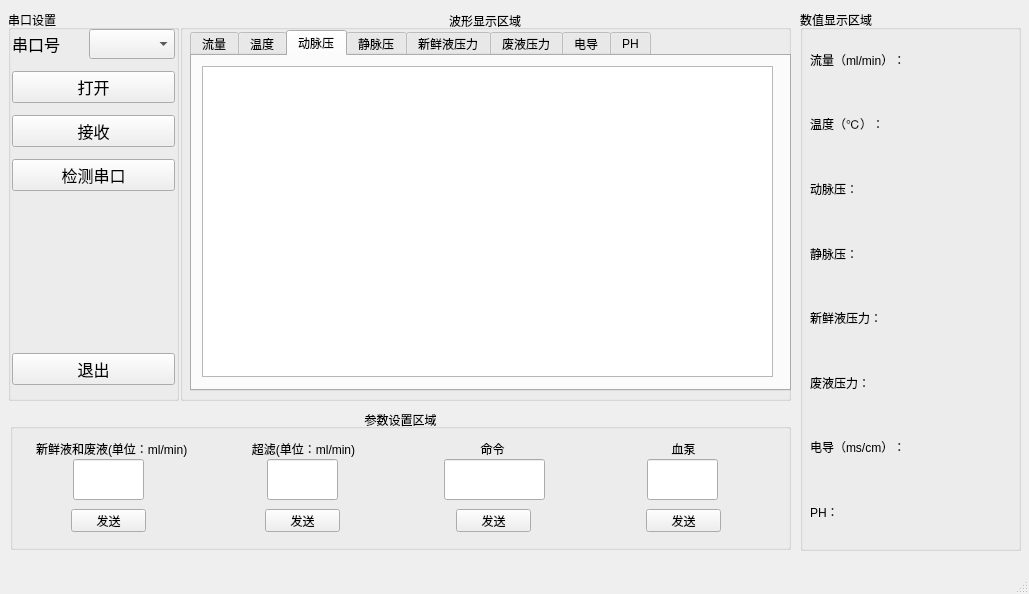
<?xml version="1.0" encoding="UTF-8"?>
<ui version="4.0">
 <class>MainWindow</class>
 <widget class="QMainWindow" name="MainWindow">
  <property name="geometry">
   <rect>
    <x>0</x>
    <y>0</y>
    <width>1029</width>
    <height>594</height>
   </rect>
  </property>
  <property name="minimumSize">
   <size>
    <width>1029</width>
    <height>594</height>
   </size>
  </property>
  <property name="sizeIncrement">
   <size>
    <width>0</width>
    <height>0</height>
   </size>
  </property>
  <property name="windowTitle">
   <string>MainWindow</string>
  </property>
  <property name="animated">
   <bool>true</bool>
  </property>
  <widget class="QWidget" name="centralwidget">
   <property name="minimumSize">
    <size>
     <width>1029</width>
     <height>0</height>
    </size>
   </property>
   <property name="maximumSize">
    <size>
     <width>1029</width>
     <height>16777215</height>
    </size>
   </property>
   <widget class="QGroupBox" name="groupBox">
    <property name="geometry">
     <rect>
      <x>180</x>
      <y>10</y>
      <width>611</width>
      <height>391</height>
     </rect>
    </property>
    <property name="title">
     <string>波形显示区域</string>
    </property>
    <property name="alignment">
     <set>Qt::AlignCenter</set>
    </property>
    <widget class="QTabWidget" name="tabWidget">
     <property name="geometry">
      <rect>
       <x>10</x>
       <y>20</y>
       <width>601</width>
       <height>361</height>
      </rect>
     </property>
     <property name="currentIndex">
      <number>2</number>
     </property>
     <property name="movable">
      <bool>true</bool>
     </property>
     <widget class="QWidget" name="tab_1">
      <attribute name="title">
       <string>流量</string>
      </attribute>
      <widget class="PlotWidget" name="plotView_1">
       <property name="geometry">
        <rect>
         <x>10</x>
         <y>10</y>
         <width>571</width>
         <height>311</height>
        </rect>
       </property>
      </widget>
     </widget>
     <widget class="QWidget" name="tab_2">
      <attribute name="title">
       <string>温度</string>
      </attribute>
      <widget class="PlotWidget" name="plotView_2">
       <property name="geometry">
        <rect>
         <x>10</x>
         <y>10</y>
         <width>571</width>
         <height>311</height>
        </rect>
       </property>
      </widget>
     </widget>
     <widget class="QWidget" name="tab_3">
      <attribute name="title">
       <string>动脉压</string>
      </attribute>
      <widget class="PlotWidget" name="plotView_3">
       <property name="geometry">
        <rect>
         <x>10</x>
         <y>10</y>
         <width>571</width>
         <height>311</height>
        </rect>
       </property>
      </widget>
     </widget>
     <widget class="QWidget" name="tab_4">
      <attribute name="title">
       <string>静脉压</string>
      </attribute>
      <widget class="PlotWidget" name="plotView_4">
       <property name="geometry">
        <rect>
         <x>10</x>
         <y>10</y>
         <width>571</width>
         <height>311</height>
        </rect>
       </property>
      </widget>
     </widget>
     <widget class="QWidget" name="tab_5">
      <attribute name="title">
       <string>新鲜液压力</string>
      </attribute>
      <widget class="PlotWidget" name="plotView_5">
       <property name="geometry">
        <rect>
         <x>10</x>
         <y>10</y>
         <width>571</width>
         <height>311</height>
        </rect>
       </property>
      </widget>
     </widget>
     <widget class="QWidget" name="tab_6">
      <attribute name="title">
       <string>废液压力</string>
      </attribute>
      <widget class="PlotWidget" name="plotView_6">
       <property name="geometry">
        <rect>
         <x>10</x>
         <y>10</y>
         <width>571</width>
         <height>311</height>
        </rect>
       </property>
      </widget>
     </widget>
     <widget class="QWidget" name="tab_7">
      <attribute name="title">
       <string>电导</string>
      </attribute>
      <widget class="PlotWidget" name="plotView_7">
       <property name="geometry">
        <rect>
         <x>10</x>
         <y>10</y>
         <width>571</width>
         <height>311</height>
        </rect>
       </property>
      </widget>
     </widget>
     <widget class="QWidget" name="tab_8">
      <attribute name="title">
       <string>PH</string>
      </attribute>
      <widget class="PlotWidget" name="plotView_8">
       <property name="geometry">
        <rect>
         <x>10</x>
         <y>10</y>
         <width>571</width>
         <height>311</height>
        </rect>
       </property>
      </widget>
     </widget>
    </widget>
   </widget>
   <widget class="QGroupBox" name="groupBox_2">
    <property name="geometry">
     <rect>
      <x>10</x>
      <y>409</y>
      <width>781</width>
      <height>141</height>
     </rect>
    </property>
    <property name="title">
     <string>参数设置区域</string>
    </property>
    <property name="alignment">
     <set>Qt::AlignCenter</set>
    </property>
    <property name="flat">
     <bool>false</bool>
    </property>
    <property name="checkable">
     <bool>false</bool>
    </property>
    <widget class="QWidget" name="horizontalLayoutWidget">
     <property name="geometry">
      <rect>
       <x>10</x>
       <y>20</y>
       <width>761</width>
       <height>111</height>
      </rect>
     </property>
     <layout class="QHBoxLayout" name="horizontalLayout">
      <item>
       <widget class="QWidget" name="widget_1" native="true">
        <widget class="QLineEdit" name="input_1">
         <property name="geometry">
          <rect>
           <x>53</x>
           <y>30</y>
           <width>71</width>
           <height>41</height>
          </rect>
         </property>
         <property name="text">
          <string/>
         </property>
         <property name="alignment">
          <set>Qt::AlignCenter</set>
         </property>
        </widget>
        <widget class="QPushButton" name="Button_send1">
         <property name="geometry">
          <rect>
           <x>51</x>
           <y>80</y>
           <width>75</width>
           <height>23</height>
          </rect>
         </property>
         <property name="text">
          <string>发送</string>
         </property>
        </widget>
        <widget class="QLabel" name="label">
         <property name="geometry">
          <rect>
           <x>16</x>
           <y>9</y>
           <width>161</width>
           <height>21</height>
          </rect>
         </property>
         <property name="text">
          <string>新鲜液和废液(单位：ml/min)</string>
         </property>
        </widget>
       </widget>
      </item>
      <item>
       <widget class="QWidget" name="widget_2" native="true">
        <widget class="QLineEdit" name="input_2">
         <property name="geometry">
          <rect>
           <x>55</x>
           <y>30</y>
           <width>71</width>
           <height>41</height>
          </rect>
         </property>
         <property name="alignment">
          <set>Qt::AlignCenter</set>
         </property>
        </widget>
        <widget class="QPushButton" name="Button_send2">
         <property name="geometry">
          <rect>
           <x>53</x>
           <y>80</y>
           <width>75</width>
           <height>23</height>
          </rect>
         </property>
         <property name="text">
          <string>发送</string>
         </property>
        </widget>
        <widget class="QLabel" name="label_7">
         <property name="geometry">
          <rect>
           <x>26</x>
           <y>10</y>
           <width>131</width>
           <height>20</height>
          </rect>
         </property>
         <property name="text">
          <string>超滤(单位：ml/min)</string>
         </property>
         <property name="alignment">
          <set>Qt::AlignCenter</set>
         </property>
        </widget>
       </widget>
      </item>
      <item>
       <widget class="QWidget" name="widget_3" native="true">
        <widget class="QLineEdit" name="input_3">
         <property name="geometry">
          <rect>
           <x>40</x>
           <y>30</y>
           <width>101</width>
           <height>41</height>
          </rect>
         </property>
         <property name="alignment">
          <set>Qt::AlignCenter</set>
         </property>
        </widget>
        <widget class="QPushButton" name="Button_send3">
         <property name="geometry">
          <rect>
           <x>52</x>
           <y>80</y>
           <width>75</width>
           <height>23</height>
          </rect>
         </property>
         <property name="text">
          <string>发送</string>
         </property>
        </widget>
        <widget class="QLabel" name="label_3">
         <property name="geometry">
          <rect>
           <x>43</x>
           <y>10</y>
           <width>91</width>
           <height>20</height>
          </rect>
         </property>
         <property name="text">
          <string>命令</string>
         </property>
         <property name="textFormat">
          <enum>Qt::AutoText</enum>
         </property>
         <property name="alignment">
          <set>Qt::AlignCenter</set>
         </property>
        </widget>
       </widget>
      </item>
      <item>
       <widget class="QWidget" name="widget_4" native="true">
        <widget class="QLineEdit" name="input_4">
         <property name="geometry">
          <rect>
           <x>52</x>
           <y>30</y>
           <width>71</width>
           <height>41</height>
          </rect>
         </property>
         <property name="alignment">
          <set>Qt::AlignCenter</set>
         </property>
        </widget>
        <widget class="QPushButton" name="Button_send4">
         <property name="geometry">
          <rect>
           <x>51</x>
           <y>80</y>
           <width>75</width>
           <height>23</height>
          </rect>
         </property>
         <property name="text">
          <string>发送</string>
         </property>
        </widget>
        <widget class="QLabel" name="label_6">
         <property name="geometry">
          <rect>
           <x>43</x>
           <y>10</y>
           <width>91</width>
           <height>20</height>
          </rect>
         </property>
         <property name="text">
          <string>血泵</string>
         </property>
         <property name="alignment">
          <set>Qt::AlignCenter</set>
         </property>
        </widget>
       </widget>
      </item>
     </layout>
    </widget>
   </widget>
   <widget class="QGroupBox" name="groupBox_3">
    <property name="geometry">
     <rect>
      <x>8</x>
      <y>10</y>
      <width>171</width>
      <height>391</height>
     </rect>
    </property>
    <property name="title">
     <string>串口设置</string>
    </property>
    <widget class="QWidget" name="gridLayoutWidget">
     <property name="geometry">
      <rect>
       <x>4</x>
       <y>17</y>
       <width>163</width>
       <height>361</height>
      </rect>
     </property>
     <layout class="QGridLayout" name="gridLayout" columnstretch="0,0">
      <property name="sizeConstraint">
       <enum>QLayout::SetDefaultConstraint</enum>
      </property>
      <property name="rightMargin">
       <number>0</number>
      </property>
      <property name="bottomMargin">
       <number>0</number>
      </property>
      <property name="horizontalSpacing">
       <number>3</number>
      </property>
      <property name="verticalSpacing">
       <number>10</number>
      </property>
      <item row="0" column="0">
       <widget class="QLabel" name="label_2">
        <property name="font">
         <font>
          <family>AcadEref</family>
          <pointsize>12</pointsize>
         </font>
        </property>
        <property name="text">
         <string>串口号</string>
        </property>
       </widget>
      </item>
      <item row="5" column="0" colspan="2">
       <widget class="QPushButton" name="Button_quit">
        <property name="font">
         <font>
          <family>AcadEref</family>
          <pointsize>12</pointsize>
         </font>
        </property>
        <property name="text">
         <string>退出</string>
        </property>
       </widget>
      </item>
      <item row="3" column="0" colspan="2">
       <widget class="QPushButton" name="Button_FindPort">
        <property name="font">
         <font>
          <family>AcadEref</family>
          <pointsize>12</pointsize>
         </font>
        </property>
        <property name="text">
         <string>检测串口</string>
        </property>
       </widget>
      </item>
      <item row="4" column="0" colspan="2">
       <spacer name="verticalSpacer">
        <property name="orientation">
         <enum>Qt::Vertical</enum>
        </property>
        <property name="sizeType">
         <enum>QSizePolicy::Fixed</enum>
        </property>
        <property name="sizeHint" stdset="0">
         <size>
          <width>20</width>
          <height>150</height>
         </size>
        </property>
       </spacer>
      </item>
      <item row="0" column="1">
       <widget class="QComboBox" name="Box_get_port">
        <property name="font">
         <font>
          <family>宋体</family>
          <pointsize>11</pointsize>
         </font>
        </property>
        <property name="iconSize">
         <size>
          <width>30</width>
          <height>20</height>
         </size>
        </property>
       </widget>
      </item>
      <item row="2" column="0" colspan="2">
       <widget class="QPushButton" name="Button_Rec">
        <property name="font">
         <font>
          <pointsize>12</pointsize>
         </font>
        </property>
        <property name="text">
         <string>接收</string>
        </property>
        <property name="iconSize">
         <size>
          <width>16</width>
          <height>16</height>
         </size>
        </property>
       </widget>
      </item>
      <item row="1" column="0" colspan="2">
       <widget class="QPushButton" name="Button_Open">
        <property name="font">
         <font>
          <family>AcadEref</family>
          <pointsize>12</pointsize>
         </font>
        </property>
        <property name="text">
         <string>打开</string>
        </property>
        <property name="iconSize">
         <size>
          <width>20</width>
          <height>40</height>
         </size>
        </property>
       </widget>
      </item>
     </layout>
    </widget>
   </widget>
   <widget class="QGroupBox" name="groupBox_4">
    <property name="geometry">
     <rect>
      <x>800</x>
      <y>10</y>
      <width>221</width>
      <height>541</height>
     </rect>
    </property>
    <property name="title">
     <string>数值显示区域</string>
    </property>
    <widget class="QWidget" name="gridLayoutWidget_2">
     <property name="geometry">
      <rect>
       <x>10</x>
       <y>20</y>
       <width>201</width>
       <height>511</height>
      </rect>
     </property>
     <layout class="QGridLayout" name="gridLayout_2">
      <item row="1" column="1">
       <widget class="QLabel" name="label_value_2">
        <property name="text">
         <string/>
        </property>
       </widget>
      </item>
      <item row="2" column="0">
       <widget class="QLabel" name="label_name_3">
        <property name="text">
         <string>动脉压：</string>
        </property>
       </widget>
      </item>
      <item row="2" column="1">
       <widget class="QLabel" name="label_value_3">
        <property name="text">
         <string/>
        </property>
        <property name="alignment">
         <set>Qt::AlignLeading|Qt::AlignLeft|Qt::AlignVCenter</set>
        </property>
       </widget>
      </item>
      <item row="0" column="1">
       <widget class="QLabel" name="label_value_1">
        <property name="text">
         <string/>
        </property>
       </widget>
      </item>
      <item row="3" column="1">
       <widget class="QLabel" name="label_value_4">
        <property name="text">
         <string/>
        </property>
       </widget>
      </item>
      <item row="4" column="0">
       <widget class="QLabel" name="label_name_5">
        <property name="text">
         <string>新鲜液压力：</string>
        </property>
       </widget>
      </item>
      <item row="5" column="1">
       <widget class="QLabel" name="label_value_6">
        <property name="text">
         <string/>
        </property>
       </widget>
      </item>
      <item row="6" column="0">
       <widget class="QLabel" name="label_name_7">
        <property name="text">
         <string>电导（ms/cm）：</string>
        </property>
       </widget>
      </item>
      <item row="0" column="0">
       <widget class="QLabel" name="label_name_1">
        <property name="text">
         <string>流量（ml/min）：</string>
        </property>
       </widget>
      </item>
      <item row="5" column="0">
       <widget class="QLabel" name="label_name_6">
        <property name="text">
         <string>废液压力：</string>
        </property>
       </widget>
      </item>
      <item row="1" column="0">
       <widget class="QLabel" name="label_name_2">
        <property name="text">
         <string>温度（℃）：</string>
        </property>
       </widget>
      </item>
      <item row="6" column="1">
       <widget class="QLabel" name="label_value_7">
        <property name="text">
         <string/>
        </property>
       </widget>
      </item>
      <item row="3" column="0">
       <widget class="QLabel" name="label_name_4">
        <property name="text">
         <string>静脉压：</string>
        </property>
       </widget>
      </item>
      <item row="4" column="1">
       <widget class="QLabel" name="label_value_5">
        <property name="text">
         <string/>
        </property>
       </widget>
      </item>
      <item row="7" column="0">
       <widget class="QLabel" name="label_name_8">
        <property name="text">
         <string>PH：</string>
        </property>
       </widget>
      </item>
      <item row="7" column="1">
       <widget class="QLabel" name="label_value_8">
        <property name="text">
         <string/>
        </property>
       </widget>
      </item>
     </layout>
    </widget>
   </widget>
  </widget>
  <widget class="QMenuBar" name="menubar">
   <property name="geometry">
    <rect>
     <x>0</x>
     <y>0</y>
     <width>1029</width>
     <height>21</height>
    </rect>
   </property>
  </widget>
  <widget class="QStatusBar" name="statusbar"/>
 </widget>
 <customwidgets>
  <customwidget>
   <class>PlotWidget</class>
   <extends>QGraphicsView</extends>
   <header>pyqtgraph</header>
  </customwidget>
 </customwidgets>
 <resources/>
 <connections/>
</ui>
